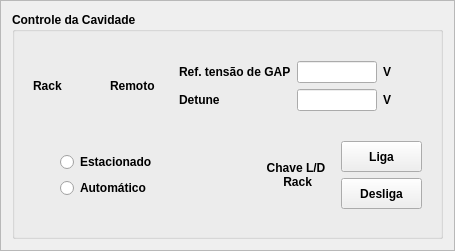
                  <widget class="QFrame" name="frame_3">
                   <property name="minimumSize">
                    <size>
                     <width>455</width>
                     <height>251</height>
                    </size>
                   </property>
                   <property name="maximumSize">
                    <size>
                     <width>455</width>
                     <height>251</height>
                    </size>
                   </property>
                   <property name="frameShape">
                    <enum>QFrame::StyledPanel</enum>
                   </property>
                   <property name="frameShadow">
                    <enum>QFrame::Raised</enum>
                   </property>
                   <layout class="QVBoxLayout" name="verticalLayout_82">
                    <item>
                     <widget class="QGroupBox" name="groupBox_9">
                      <property name="font">
                       <font>
                        <weight>75</weight>
                        <bold>true</bold>
                       </font>
                      </property>
                      <property name="title">
                       <string>Controle da Cavidade</string>
                      </property>
                      <layout class="QVBoxLayout" name="verticalLayout_83">
                       <item>
                        <layout class="QGridLayout" name="gridLayout_13">
                         <item row="0" column="0">
                          <widget class="QWidget" name="widget_29" native="true">
                           <property name="minimumSize">
                            <size>
                             <width>140</width>
                             <height>60</height>
                            </size>
                           </property>
                           <property name="maximumSize">
                            <size>
                             <width>140</width>
                             <height>60</height>
                            </size>
                           </property>
                           <layout class="QVBoxLayout" name="verticalLayout_84">
                            <item>
                             <layout class="QHBoxLayout" name="horizontalLayout_8">
                              <item>
                               <widget class="PyDMLabel" name="PyDMLabel_43">
                                <property name="font">
                                 <font>
                                  <weight>75</weight>
                                  <bold>true</bold>
                                 </font>
                                </property>
                                <property name="toolTip">
                                 <string/>
                                </property>
                                <property name="whatsThis">
                                 <string/>
                                </property>
                                <property name="styleSheet">
                                 <string notr="true"/>
                                </property>
                                <property name="text">
                                 <string>Rack</string>
                                </property>
                               </widget>
                              </item>
                              <item>
                               <widget class="PyDMLed" name="led_remote_rack_a_14">
                                <property name="maximumSize">
                                 <size>
                                  <width>21</width>
                                  <height>41</height>
                                 </size>
                                </property>
                                <property name="toolTip">
                                 <string/>
                                </property>
                                <property name="whatsThis">
                                 <string/>
                                </property>
                               </widget>
                              </item>
                              <item>
                               <widget class="PyDMLabel" name="PyDMLabel_44">
                                <property name="toolTip">
                                 <string/>
                                </property>
                                <property name="whatsThis">
                                 <string/>
                                </property>
                                <property name="styleSheet">
                                 <string notr="true"/>
                                </property>
                                <property name="text">
                                 <string>Remoto</string>
                                </property>
                               </widget>
                              </item>
                             </layout>
                            </item>
                           </layout>
                          </widget>
                         </item>
                         <item row="0" column="1" colspan="2">
                          <widget class="QWidget" name="widget_30" native="true">
                           <property name="minimumSize">
                            <size>
                             <width>253</width>
                             <height>76</height>
                            </size>
                           </property>
                           <property name="maximumSize">
                            <size>
                             <width>253</width>
                             <height>76</height>
                            </size>
                           </property>
                           <layout class="QVBoxLayout" name="verticalLayout_85">
                            <item>
                             <layout class="QGridLayout" name="gridLayout_6">
                              <item row="0" column="0">
                               <widget class="PyDMLabel" name="PyDMLabel_45">
                                <property name="toolTip">
                                 <string/>
                                </property>
                                <property name="whatsThis">
                                 <string/>
                                </property>
                                <property name="text">
                                 <string>Ref. tensão de GAP</string>
                                </property>
                               </widget>
                              </item>
                              <item row="0" column="1">
                               <widget class="PyDMLineEdit" name="le_gap_voltage_a_2">
                                <property name="maximumSize">
                                 <size>
                                  <width>80</width>
                                  <height>16777215</height>
                                 </size>
                                </property>
                                <property name="toolTip">
                                 <string/>
                                </property>
                                <property name="whatsThis">
                                 <string>
    Writeable text field to send and display channel values
    </string>
                                </property>
                               </widget>
                              </item>
                              <item row="0" column="2">
                               <widget class="PyDMLabel" name="PyDMLabel_46">
                                <property name="font">
                                 <font>
                                  <weight>75</weight>
                                  <bold>true</bold>
                                 </font>
                                </property>
                                <property name="toolTip">
                                 <string/>
                                </property>
                                <property name="whatsThis">
                                 <string/>
                                </property>
                                <property name="text">
                                 <string>V</string>
                                </property>
                               </widget>
                              </item>
                              <item row="1" column="0">
                               <widget class="PyDMLabel" name="PyDMLabel_47">
                                <property name="toolTip">
                                 <string/>
                                </property>
                                <property name="whatsThis">
                                 <string/>
                                </property>
                                <property name="text">
                                 <string>Detune</string>
                                </property>
                               </widget>
                              </item>
                              <item row="1" column="1">
                               <widget class="PyDMLineEdit" name="le_detune_a_2">
                                <property name="maximumSize">
                                 <size>
                                  <width>80</width>
                                  <height>16777215</height>
                                 </size>
                                </property>
                                <property name="toolTip">
                                 <string/>
                                </property>
                                <property name="whatsThis">
                                 <string>
    Writeable text field to send and display channel values
    </string>
                                </property>
                               </widget>
                              </item>
                              <item row="1" column="2">
                               <widget class="PyDMLabel" name="PyDMLabel_48">
                                <property name="font">
                                 <font>
                                  <weight>75</weight>
                                  <bold>true</bold>
                                 </font>
                                </property>
                                <property name="toolTip">
                                 <string/>
                                </property>
                                <property name="whatsThis">
                                 <string/>
                                </property>
                                <property name="text">
                                 <string>V</string>
                                </property>
                               </widget>
                              </item>
                             </layout>
                            </item>
                           </layout>
                          </widget>
                         </item>
                         <item row="1" column="0" colspan="2">
                          <widget class="QWidget" name="widget_31" native="true">
                           <property name="minimumSize">
                            <size>
                             <width>162</width>
                             <height>74</height>
                            </size>
                           </property>
                           <property name="maximumSize">
                            <size>
                             <width>162</width>
                             <height>74</height>
                            </size>
                           </property>
                           <layout class="QVBoxLayout" name="verticalLayout_86">
                            <item>
                             <layout class="QHBoxLayout" name="horizontalLayout_9">
                              <item>
                               <widget class="PyDMLed" name="led_estac_auto_a_2">
                                <property name="maximumSize">
                                 <size>
                                  <width>21</width>
                                  <height>41</height>
                                 </size>
                                </property>
                                <property name="toolTip">
                                 <string/>
                                </property>
                                <property name="whatsThis">
                                 <string/>
                                </property>
                                <property name="value">
                                 <bool>true</bool>
                                </property>
                               </widget>
                              </item>
                              <item>
                               <layout class="QVBoxLayout" name="verticalLayout_2">
                                <item>
                                 <widget class="QRadioButton" name="rb_estac_a_2">
                                  <property name="font">
                                   <font>
                                    <weight>75</weight>
                                    <bold>true</bold>
                                   </font>
                                  </property>
                                  <property name="text">
                                   <string>Estacionado</string>
                                  </property>
                                  <property name="checked">
                                   <bool>false</bool>
                                  </property>
                                  <property name="autoExclusive">
                                   <bool>true</bool>
                                  </property>
                                 </widget>
                                </item>
                                <item>
                                 <widget class="QRadioButton" name="rb_auto_a_2">
                                  <property name="font">
                                   <font>
                                    <weight>75</weight>
                                    <bold>true</bold>
                                   </font>
                                  </property>
                                  <property name="text">
                                   <string>Automático</string>
                                  </property>
                                 </widget>
                                </item>
                               </layout>
                              </item>
                             </layout>
                            </item>
                           </layout>
                          </widget>
                         </item>
                         <item row="1" column="2">
                          <widget class="QWidget" name="widget_32" native="true">
                           <property name="minimumSize">
                            <size>
                             <width>183</width>
                             <height>90</height>
                            </size>
                           </property>
                           <property name="maximumSize">
                            <size>
                             <width>183</width>
                             <height>90</height>
                            </size>
                           </property>
                           <layout class="QVBoxLayout" name="verticalLayout_87">
                            <item>
                             <layout class="QHBoxLayout" name="horizontalLayout_10">
                              <item>
                               <widget class="PyDMLabel" name="PyDMLabel_49">
                                <property name="font">
                                 <font>
                                  <weight>75</weight>
                                  <bold>true</bold>
                                 </font>
                                </property>
                                <property name="toolTip">
                                 <string/>
                                </property>
                                <property name="whatsThis">
                                 <string/>
                                </property>
                                <property name="styleSheet">
                                 <string notr="true"/>
                                </property>
                                <property name="text">
                                 <string>Chave L/D
 Rack</string>
                                </property>
                                <property name="alignment">
                                 <set>Qt::AlignCenter</set>
                                </property>
                               </widget>
                              </item>
                              <item>
                               <layout class="QVBoxLayout" name="verticalLayout_4">
                                <item>
                                 <widget class="PyDMPushButton" name="pb_on_rack_a_2">
                                  <property name="enabled">
                                   <bool>true</bool>
                                  </property>
                                  <property name="minimumSize">
                                   <size>
                                    <width>81</width>
                                    <height>31</height>
                                   </size>
                                  </property>
                                  <property name="maximumSize">
                                   <size>
                                    <width>81</width>
                                    <height>31</height>
                                   </size>
                                  </property>
                                  <property name="font">
                                   <font>
                                    <weight>75</weight>
                                    <bold>true</bold>
                                   </font>
                                  </property>
                                  <property name="toolTip">
                                   <string/>
                                  </property>
                                  <property name="whatsThis">
                                   <string>
    Basic PushButton to send a fixed value.

    The PyDMPushButton is meant to hold a specific value, and send that value
    to a channel when it is clicked, much like the MessageButton does in EDM.
    The PyDMPushButton works in two different modes of operation, first, a
    fixed value can be given to the :attr:`.pressValue` attribute, whenever the
    button is clicked a signal containing this value will be sent to the
    connected channel. This is the default behavior of the button. However, if
    the :attr:`.relativeChange` is set to True, the fixed value will be added
    to the current value of the channel. This means that the button will
    increment a channel by a fixed amount with every click, a consistent
    relative move

    Parameters
    ----------
    pressValue : int, float, str
        Value to be sent when the button is clicked

    channel : str
        ID of channel to manipulate

    parent : QObject, optional
        Parent of PyDMPushButton

    label : str, optional
        String to place on button

    icon : QIcon, optional
        An Icon to display on the PyDMPushButton


    relative : bool, optional
        Choice to have the button peform a relative put, instead of always
        setting to an absolute value
    </string>
                                  </property>
                                  <property name="text">
                                   <string>Liga</string>
                                  </property>
                                  <property name="checkable">
                                   <bool>true</bool>
                                  </property>
                                 </widget>
                                </item>
                                <item>
                                 <widget class="PyDMPushButton" name="pb_off_rack_a_2">
                                  <property name="enabled">
                                   <bool>true</bool>
                                  </property>
                                  <property name="minimumSize">
                                   <size>
                                    <width>81</width>
                                    <height>31</height>
                                   </size>
                                  </property>
                                  <property name="maximumSize">
                                   <size>
                                    <width>81</width>
                                    <height>31</height>
                                   </size>
                                  </property>
                                  <property name="font">
                                   <font>
                                    <weight>75</weight>
                                    <bold>true</bold>
                                   </font>
                                  </property>
                                  <property name="toolTip">
                                   <string/>
                                  </property>
                                  <property name="whatsThis">
                                   <string>
    Basic PushButton to send a fixed value.

    The PyDMPushButton is meant to hold a specific value, and send that value
    to a channel when it is clicked, much like the MessageButton does in EDM.
    The PyDMPushButton works in two different modes of operation, first, a
    fixed value can be given to the :attr:`.pressValue` attribute, whenever the
    button is clicked a signal containing this value will be sent to the
    connected channel. This is the default behavior of the button. However, if
    the :attr:`.relativeChange` is set to True, the fixed value will be added
    to the current value of the channel. This means that the button will
    increment a channel by a fixed amount with every click, a consistent
    relative move

    Parameters
    ----------
    pressValue : int, float, str
        Value to be sent when the button is clicked

    channel : str
        ID of channel to manipulate

    parent : QObject, optional
        Parent of PyDMPushButton

    label : str, optional
        String to place on button

    icon : QIcon, optional
        An Icon to display on the PyDMPushButton


    relative : bool, optional
        Choice to have the button peform a relative put, instead of always
        setting to an absolute value
    </string>
                                  </property>
                                  <property name="text">
                                   <string>Desliga</string>
                                  </property>
                                  <property name="checkable">
                                   <bool>true</bool>
                                  </property>
                                 </widget>
                                </item>
                               </layout>
                              </item>
                             </layout>
                            </item>
                           </layout>
                          </widget>
                         </item>
                        </layout>
                       </item>
                      </layout>
                     </widget>
                    </item>
                   </layout>
                  </widget>
